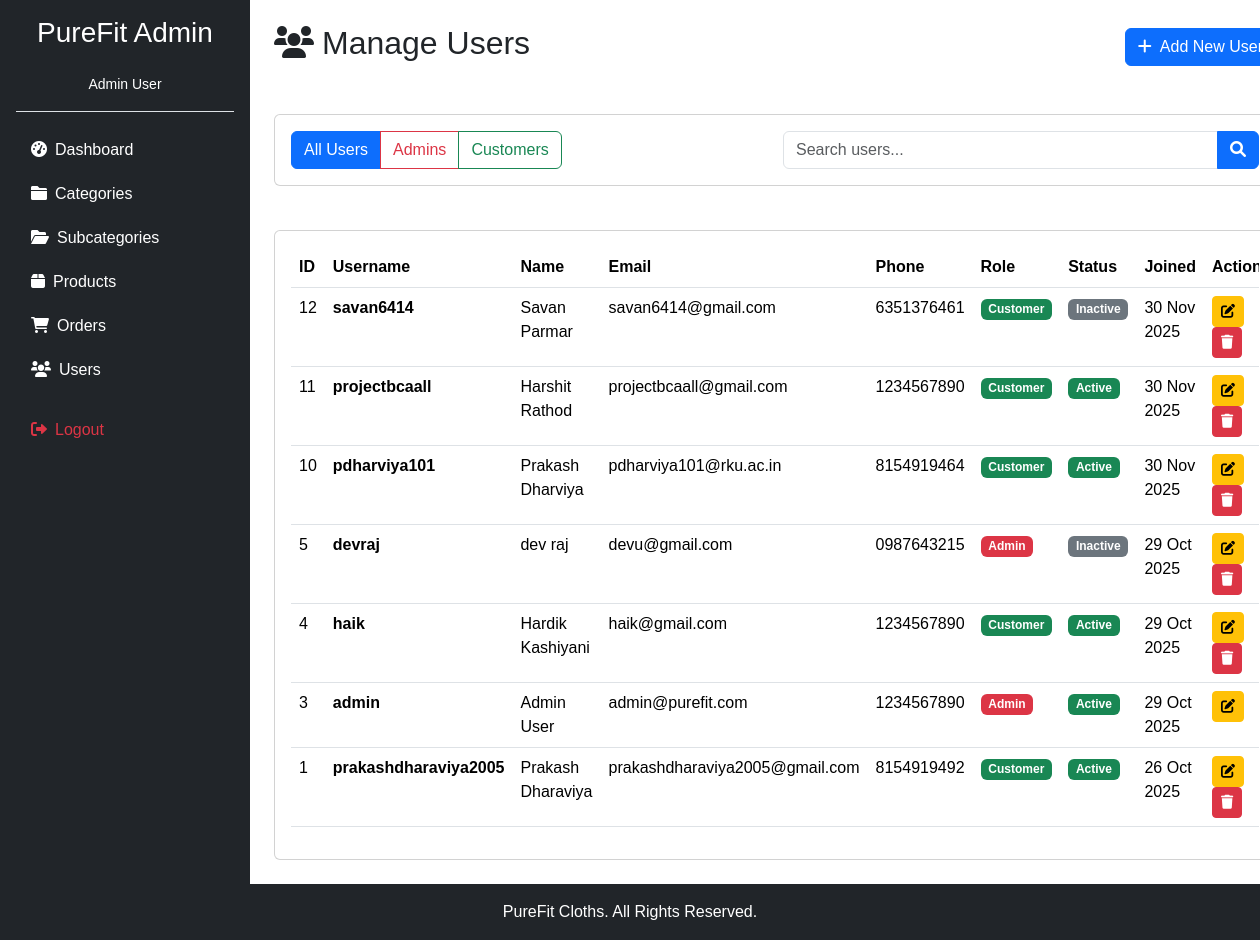
Page /admin/manage_users.php (signed in) on the committed database.
### tables this page shows
CREATE TABLE `users` (
  `user_id` int(11) NOT NULL,
  `username` varchar(60) NOT NULL,
  `email` varchar(150) NOT NULL,
  `password` varchar(255) NOT NULL,
  `first_name` varchar(80) DEFAULT NULL,
  `last_name` varchar(80) DEFAULT NULL,
  `phone` varchar(24) DEFAULT NULL,
  `address` text DEFAULT NULL,
  `role_id` int(11) NOT NULL DEFAULT 2,
  `is_active` tinyint(1) NOT NULL DEFAULT 1,
  `is_email_verified` tinyint(1) DEFAULT 0,
  `is_verified` tinyint(1) NOT NULL DEFAULT 0,
  `verification_token` varchar(255) DEFAULT NULL,
  `verification_sent_at` datetime DEFAULT NULL,
  `verified_at` datetime DEFAULT NULL,
  `created_at` timestamp NOT NULL DEFAULT current_timestamp(),
  `updated_at` timestamp NOT NULL DEFAULT current_timestamp() ON UPDATE current_timestamp()
);

CREATE TABLE `roles` (
  `role_id` int(11) NOT NULL,
  `role_name` varchar(32) NOT NULL,
  `description` varchar(255) DEFAULT NULL,
  `created_at` timestamp NOT NULL DEFAULT current_timestamp()
);

### admin/manage_users.php (the view, shortened to what this page needs)
<?php
include 'layout.php';
$role_filter = isset($_GET['role']) ? mysqli_real_escape_string($conn, $_GET['role']) : '';
$search = isset($_GET['search']) ? mysqli_real_escape_string($conn, $_GET['search']) : '';
$query = "SELECT u.*, r.role_name FROM users u
          INNER JOIN roles r ON u.role_id = r.role_id
          WHERE 1=1";
$query .= " ORDER BY u.created_at DESC";
$users_result = mysqli_query($conn, $query);
?>
<div class="d-flex justify-content-between align-items-center mb-4">
    <h2><i class="fas fa-users me-2"></i>Manage Users</h2>
    <button class="btn btn-primary" data-bs-toggle="modal" data-bs-target="#addUserModal">
        <i class="fas fa-plus me-2"></i>Add New User
    </button>
</div>
<div class="card mb-4">
    <div class="card-body">
        <div class="row g-3">
            <div class="col-md-6">
                <div class="btn-group" role="group">
                    <a href="manage_users.php" class="btn btn-<?php echo empty($role_filter) ? 'primary' : 'outline-primary'; ?>">
                        All Users
                    </a>
                    <a href="manage_users.php?role=admin" class="btn btn-<?php echo $role_filter == 'admin' ? 'danger' : 'outline-danger'; ?>">
                        Admins
                    </a>
                    <a href="manage_users.php?role=customer" class="btn btn-<?php echo $role_filter == 'customer' ? 'success' : 'outline-success'; ?>">
                        Customers
                    </a>
                </div>
            </div>
            <div class="col-md-6">
                <form method="GET" class="input-group" novalidate>
                    <input type="text" name="search" class="form-control" placeholder="Search users..." value="<?php echo htmlspecialchars($search); ?>">
                    <button class="btn btn-primary" type="submit"><i class="fas fa-search"></i></button>
                </form>
            </div>
        </div>
    </div>
</div>
<div class="card">
    <div class="card-body">
        <div class="table-responsive">
            <table class="table table-hover">
                <thead>
                    <tr>
                        <th>ID</th>
                        <th>Username</th>
                        <th>Name</th>
                        <th>Email</th>
                        <th>Phone</th>
                        <th>Role</th>
                        <th>Status</th>
                        <th>Joined</th>
                        <th>Actions</th>
                    </tr>
                </thead>
                <tbody>
                    <?php if (mysqli_num_rows($users_result) > 0): ?>
                        <?php while ($user = mysqli_fetch_assoc($users_result)): ?>
                        <tr>
                            <td><?php echo $user['user_id']; ?></td>
                            <td><strong><?php echo htmlspecialchars($user['username']); ?></strong></td>
                            <td><?php echo htmlspecialchars($user['first_name'] . ' ' . $user['last_name']); ?></td>
                            <td><?php echo htmlspecialchars($user['email']); ?></td>
                            <td><?php echo htmlspecialchars($user['phone'] ?? 'N/A'); ?></td>
                            <td>
                                <span class="badge bg-<?php echo $user['role_name'] == 'admin' ? 'danger' : 'success'; ?>">
                                    <?php echo ucfirst($user['role_name']); ?>
                                </span>
                            </td>
                            <td>
                                <span class="badge bg-<?php echo $user['is_active'] ? 'success' : 'secondary'; ?>">
                                    <?php echo $user['is_active'] ? 'Active' : 'Inactive'; ?>
                                </span>
                            </td>
                            <td><?php echo date('d M Y', strtotime($user['created_at'])); ?></td>
                            <td>
                                <button class="btn btn-sm btn-warning" data-bs-toggle="modal" data-bs-target="#editUserModal<?php echo $user['user_id']; ?>">
                                    <i class="fas fa-edit"></i>
                                </button>
                                <?php if ($user['user_id'] != $_SESSION['admin_id']): ?>
                                <button class="btn btn-sm btn-danger" data-bs-toggle="modal" data-bs-target="#deleteUserModal<?php echo $user['user_id']; ?>">
                                    <i class="fas fa-trash"></i>
                                </button>
                                <?php endif; ?>
                            </td>
                        </tr>
                        <?php endwhile; ?>
                    <?php endif; ?>
                </tbody>
            </table>
        </div>
    </div>
</div>
<?php include 'footer.php'; ?>

### admin/layout.php (style rules this page uses)
body { font-family: Arial, sans-serif; }

### rows in the picture
users: user_id "12", username "savan6414", first_name+last_name "Savan Parmar", email "savan6414@gmail.com", phone "6351376461", role.role_name "Customer", is_active "Inactive", created_at "30 Nov 2025"
users: user_id "11", username "projectbcaall", first_name+last_name "Harshit Rathod", email "projectbcaall@gmail.com", phone "1234567890", role.role_name "Customer", is_active "Active", created_at "30 Nov 2025"
users: user_id "10", username "pdharviya101", first_name+last_name "Prakash Dharviya", email "pdharviya101@rku.ac.in", phone "8154919464", role.role_name "Customer", is_active "Active", created_at "30 Nov 2025"
users: user_id "5", username "devraj", first_name+last_name "dev raj", email "devu@gmail.com", phone "0987643215", role.role_name "Admin", is_active "Inactive", created_at "29 Oct 2025"
users: user_id "4", username "haik", first_name+last_name "Hardik Kashiyani", email "haik@gmail.com", phone "1234567890", role.role_name "Customer", is_active "Active", created_at "29 Oct 2025"
users: user_id "3", username "admin", first_name+last_name "Admin User", email "admin@purefit.com", phone "1234567890", role.role_name "Admin", is_active "Active", created_at "29 Oct 2025"
users: user_id "1", username "prakashdharaviya2005", first_name+last_name "Prakash Dharaviya", email "prakashdharaviya2005@gmail.com", phone "8154919492", role.role_name "Customer", is_active "Active", created_at "26 Oct 2025"

### other values in the picture
$_SESSION['admin_name'] "Admin User"
